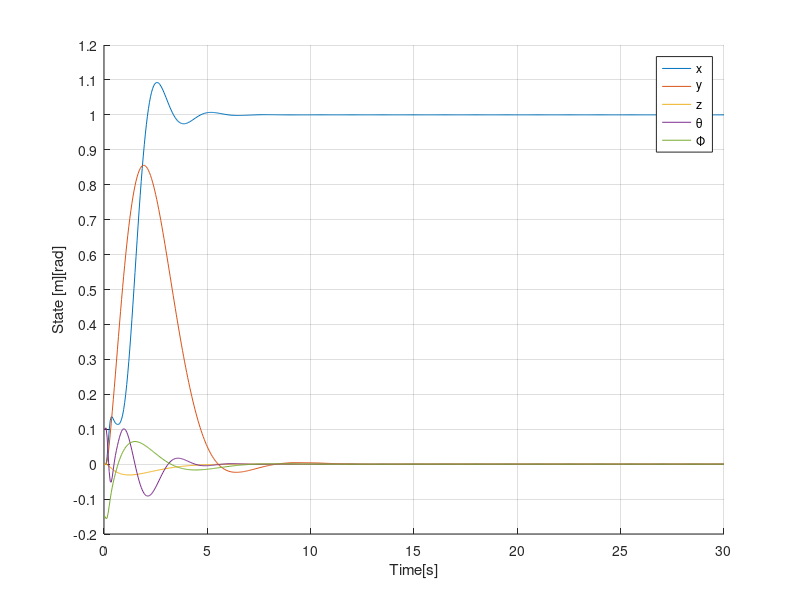

Reproduce this figure in MATLAB.
clear
format compact
close all

%x=[x,xd,θ,θd,β,y,yd,Φ,Φd,γ,z,zd]'
% パラメータ
r = 0.6; % =(2/3)(振子の長さ)
g = 9.81; % 重力加速度 [m/s^2]

A = [0 1 0 0 0 0 0 0 0 0 0 0;
    0 0 0 0 g 0 0 0 0 0 0 0;
    0 0 0 1 0 0 0 0 0 0 0 0;
    0 0 g/r 0 -g/r 0 0 0 0 0 0 0;
    0 0 0 0 0 0 0 0 0 0 0 0;
    0 0 0 0 0 0 1 0 0 0 0 0;
    0 0 0 0 0 0 0 0 0 -g 0 0;
    0 0 0 0 0 0 0 0 1 0 0 0;
    0 0 0 0 0 0 0 g/r 0 -g/r 0 0;
    0 0 0 0 0 0 0 0 0 0 0 0;
    0 0 0 0 0 0 0 0 0 0 0 1;
    0 0 0 0 0 0 0 0 0 0 0 0;];

B = [0 0 0;
    0 0 0;
    0 0 0;
    0 0 0;
    1 0 0;
    0 0 0;
    0 0 0;
    0 0 0;
    0 0 0;
    0 1 0;
    0 0 0;
    0 0 1;];

C = [1 0 0 0 0 0 0 0 0 0 0 0 0];

% 係数行列を拡大系にする.
At = [A ,zeros(12, 1); % 13*13
     -C             ];
Bt = [B; zeros(1, 3)];  % 13*3

%重みの決定
Q = diag([1, ...x
          1, ...xd
          1, ...θ
          100,...θd
          1, ...β
          1, ...y
          1,...yd
          1, ...Φ
          100,...Φd
          1, ...γ
          1, ...z
          1, ...zd
          1000]); %追従偏差 r0 - C*x
R=diag([1,1,1]);

%lqr法でゲインを計算
K = lqr(At, Bt, Q, R);

% シミュレーションの設定
Tf = 30;  % シミュレーション時間 [s]
Ts = 0.05; % サンプリング時間 [s]
T = 0:Ts:Tf;  % シミュレーションの時間軸
N = length(T);  % シミュレーションの時間ステップ数(=201)

% 初期状態の設定
x0 = [0, ...x
      0, ...xd
      0.1, ...θ
      0,...θd
      0, ...β
      0, ...y
      0,...yd
      -0.15, ...Φ
      0,...Φd
      0, ...γ
      0, ...z
      0, ...zd
      0]; %追従偏差 r0 - C*x

% 使用する変数等を0で宣言
x = zeros(13, N);
dx = zeros(13, N);
x(:, 1) = x0;
u = zeros(3, N); % 制御入力の初期化
x_ref = zeros(13, N);
u1 = zeros(3,1);
u2 = zeros(3,1);
a = 0;
da = 0;
y = zeros(13, N);

% 目標値
r0 = 1;

for k = 1:N-1

    % 状態フィードバックで制御入力を決定
    u(:,k) = -K*(x(:, k) - x_ref(:, k));

    oz=-2*a;

    y = r0 - C*x(:,k); % 追従偏差を取得

    dx(:,k) = [x(2,k);
               (g+0.5*g*(x(5,k)*x(5,k)+x(10,k)*x(10,k))+u(3,k))*sin(x(5,k));
               x(4,k);
               -x(9,k)*x(9,k)*sin(x(3,k))*cos(x(3,k))+(1/r)*(-((g+0.5*g*(x(5,k)*x(5,k)+x(10,k)*x(10,k))+u(3,k))*sin(x(5,k)))*cos(x(3,k))-(-(g+0.5*g*(x(5,k)*x(5,k)+x(10,k)*x(10,k))+u(3,k))*sin(x(10,k))*cos(x(5,k)))*sin(x(8,k))*sin(x(3,k))+(((g+0.5*g*(x(5,k)*x(5,k)+x(10,k)*x(10,k))+u(3,k))*cos(x(5,k))*cos(x(10,k)))-g+g)*cos(x(8,k))*sin(x(3,k)));
               u(2,k)*sin(a)+u(1,k)*cos(a);
               x(7,k);
               -(g+0.5*g*(x(5,k)*x(5,k)+x(10,k)*x(10,k))+u(3,k))*sin(x(10,k))*cos(x(5,k));
               x(9,k);
               2*x(4,k)*x(9,k)*tan(x(3,k))+(1/r)*(1/cos(x(3,k)))*((-(g+0.5*g*(x(5,k)*x(5,k)+x(10,k)*x(10,k))+u(3,k))*sin(x(10,k))*cos(x(5,k)))*cos(x(8,k))+(((g+0.5*g*(x(5,k)*x(5,k)+x(10,k)*x(10,k))+u(3,k))*cos(x(5,k))*cos(x(10,k)))-g+g)*sin(x(8,k)));
               (u(2,k)*cos(a)-u(1,k)*sin(a))/cos(x(5,k));
               x(12,k);
               (g+0.5*g*(x(5,k)*x(5,k)+x(10,k)*x(10,k))+u(3,k))*cos(x(5,k))*cos(x(10,k))-g;
                y]; % 拡大系として追加した追従偏差の行

    

    %αの更新
    da = -u(2,k)*cos(a)*tan(x(3,k))+u(1,k)*sin(a)*tan(x(3,k))+oz;

    % 1ステップ先の状態の更新
    x(:, k+1) = x(:,k) + dx(:,k)*Ts;
    a = a + da*Ts;
end

figure;
hold on;
plot(T,x(1,:),'DisplayName','x');
plot(T,x(6,:),'DisplayName','y');
plot(T,x(11,:),'DisplayName','z');
plot(T,x(3,:),'DisplayName','θ');
plot(T,x(8,:),'DisplayName','Φ');
legend('show');
xlabel('Time[s]');
ylabel('State [m][rad]');
yticks(min(ylim):0.1:max(ylim));
grid on;